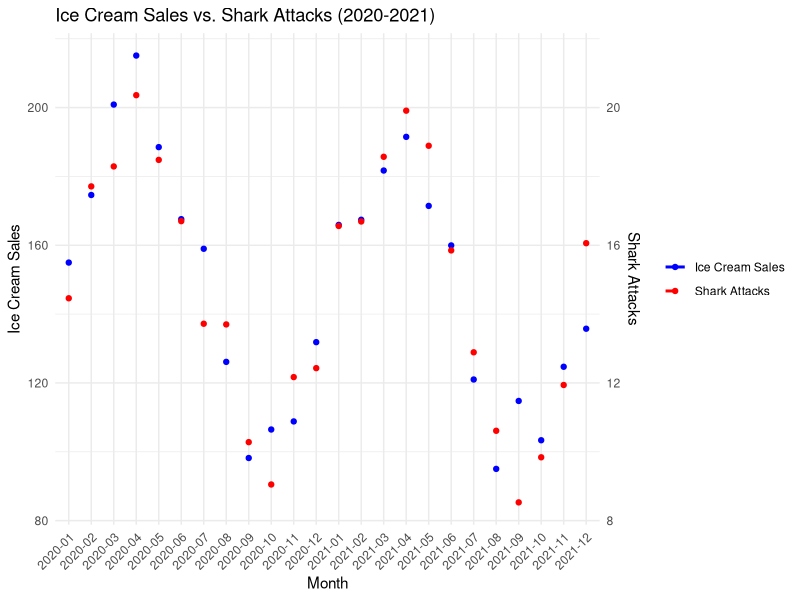
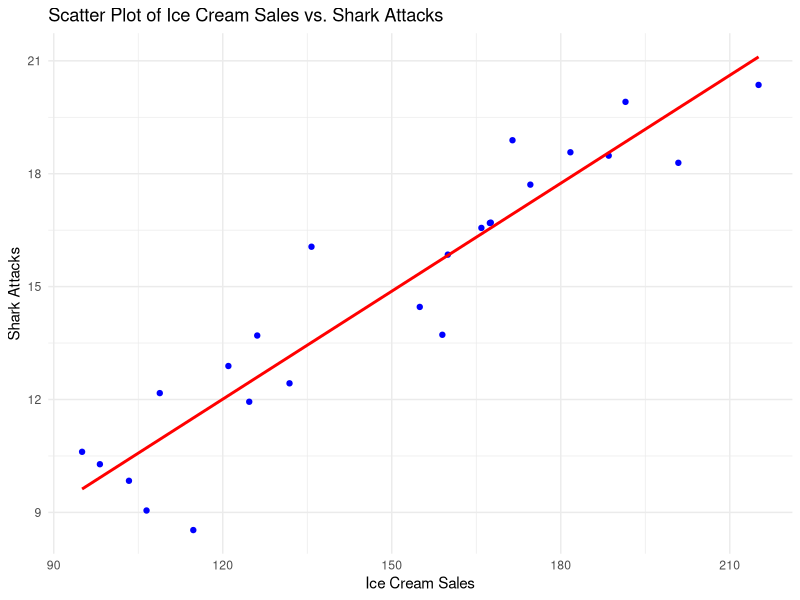

Here is the R script that generated these plots, in order:
# Load necessary libraries
library(ggplot2)

# Set seed for reproducibility
set.seed(42)

# Read the data from CSV file
data <- read.csv("shark_attacks_and_icecream.csv")

# Ensure the 'Month' column is of type character
data$Month <- as.character(data$Month)

# Convert Month to a factor with ordered levels to maintain the chronological order in the plot
data$Month <- factor(data$Month, levels = unique(data$Month))

# Display the first few rows of the dataset
print(head(data))

# Plot the data
ggplot(data, aes(x = Month)) +
  geom_line(aes(y = IceCreamSales, color = "Ice Cream Sales"), size = 1) +
  geom_point(aes(y = IceCreamSales, color = "Ice Cream Sales")) +
  geom_line(aes(y = SharkAttacks * 10, color = "Shark Attacks"), size = 1, linetype = "dashed") +
  geom_point(aes(y = SharkAttacks * 10, color = "Shark Attacks")) +
  scale_y_continuous(
    name = "Ice Cream Sales",
    sec.axis = sec_axis(~ . / 10, name = "Shark Attacks")
  ) +
  labs(
    title = "Ice Cream Sales vs. Shark Attacks (2020-2021)",
    x = "Month"
  ) +
  theme_minimal() +
  theme(
    axis.text.x = element_text(angle = 45, hjust = 1),
    legend.title = element_blank()
  ) +
  scale_color_manual(values = c("Ice Cream Sales" = "blue", "Shark Attacks" = "red"))

# Print the full dataset
print(data)

# Correlation analysis
correlation <- cor(data$IceCreamSales, data$SharkAttacks)
print(paste("Correlation between Ice Cream Sales and Shark Attacks: ", round(correlation, 2)))

# Scatter plot with regression line
ggplot(data, aes(x = IceCreamSales, y = SharkAttacks)) +
  geom_point(color = "blue") +
  geom_smooth(method = "lm", se = FALSE, color = "red") +
  labs(
    title = "Scatter Plot of Ice Cream Sales vs. Shark Attacks",
    x = "Ice Cream Sales",
    y = "Shark Attacks"
  ) +
  theme_minimal()
